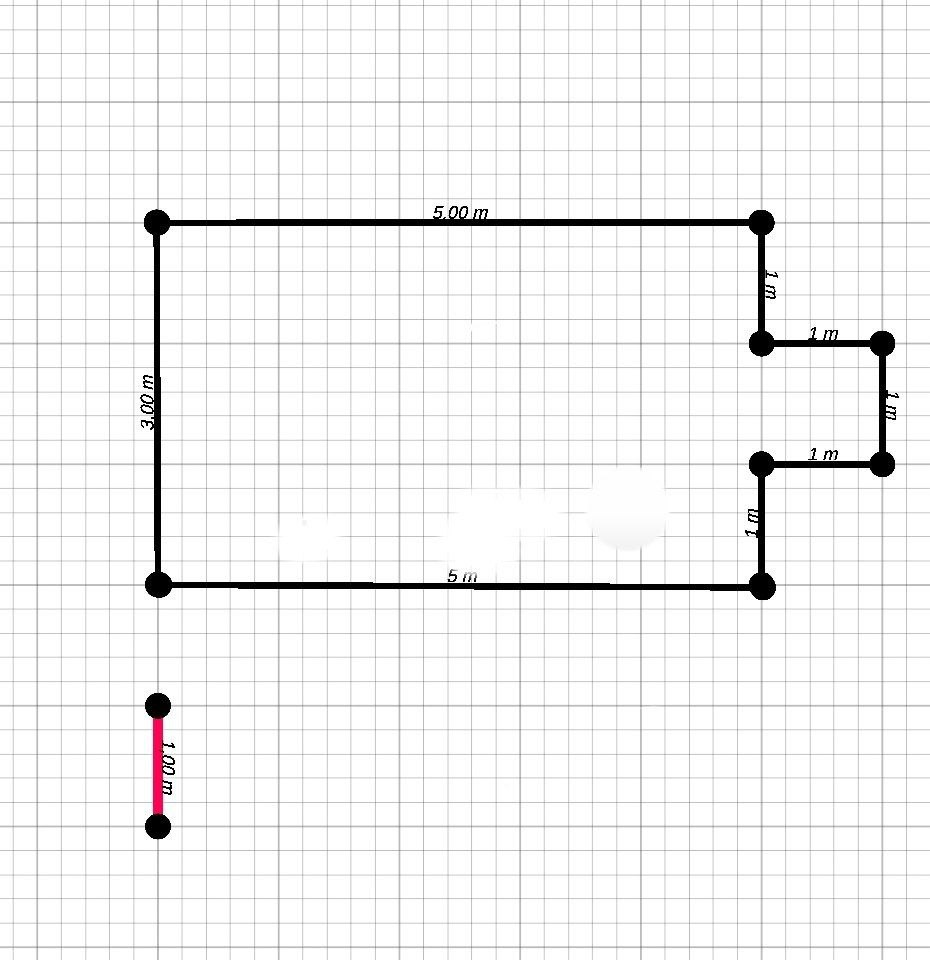
#> input picture test_draw_floor_plan.jpg, 930 x 960 px
$ python delete_grid.py
#> lines starting #> are read from the running program, lines starting #| are printed output that depends on the picture; after the words box and inside, x2 and y2 are one past the last pixel; in counts of white or black regions, pixels touching at a corner belong together
import cv2
import numpy as np

# Загружаем изображение
img = cv2.imread("test_draw_floor_plan.jpg")
#> img is the input picture: shape (960, 930, 3); mean B, G, R 243.2, 243.2, 243.4

# В серый
gray = cv2.cvtColor(img, cv2.COLOR_BGR2GRAY)

# Бинаризация — линии станут чёрные
_, bw = cv2.threshold(gray, 180, 255, cv2.THRESH_BINARY_INV)
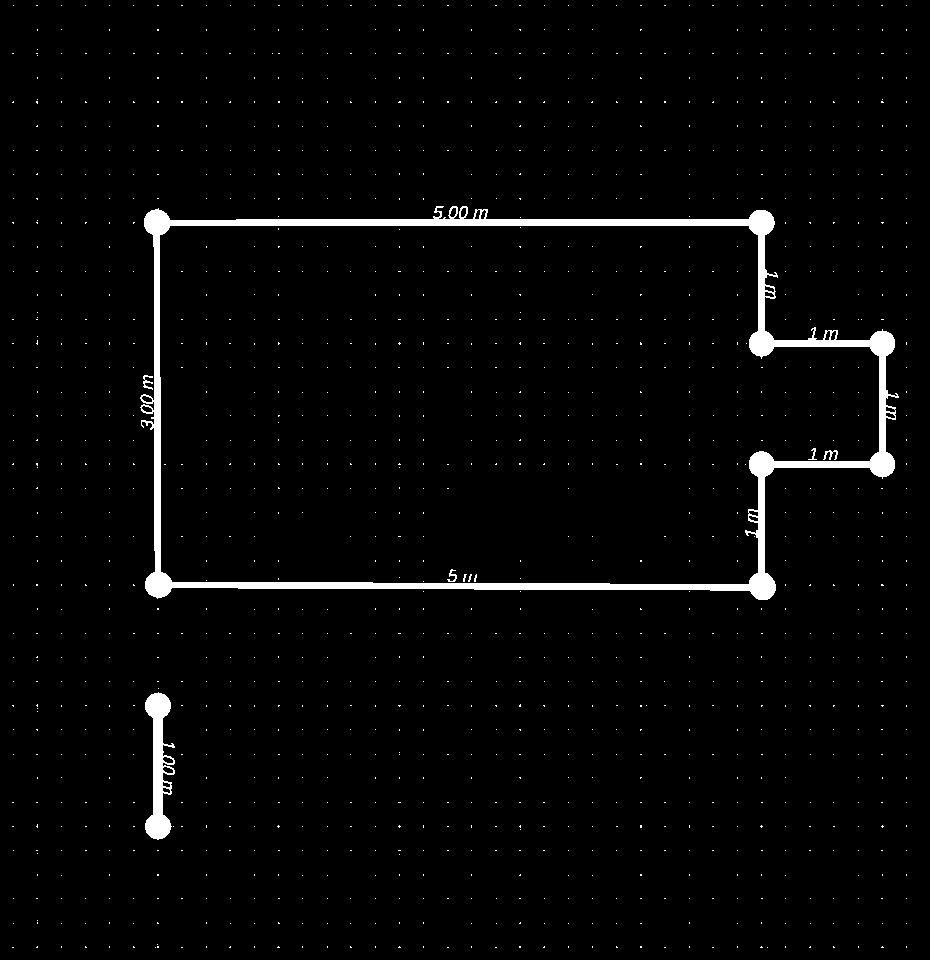
#> bw: shape (960, 930); 2.6% white; 1284 white regions (1278 under 20 px), largest, box (x1, y1, x2, y2) and area: (140, 206, 899, 600) 18569, (145, 692, 175, 840) 2220, (143, 375, 153, 390) 68, (823, 450, 838, 460) 68, (447, 569, 457, 582) 53, (808, 448, 817, 460) 36

# --- Шаг 1: Находим ТОНКИЕ линии ---
kernel_thin = cv2.getStructuringElement(cv2.MORPH_RECT, (20, 20))
thin_lines = cv2.morphologyEx(bw, cv2.MORPH_OPEN, kernel_thin)
#> thin_lines: shape (960, 930); every value is 0

# --- Шаг 2: Удаляем тонкие линии ---
bw_without_grid = cv2.subtract(bw, thin_lines)

# --- Шаг 3: Немного чистим ---
bw_without_grid = cv2.medianBlur(bw_without_grid, 3)
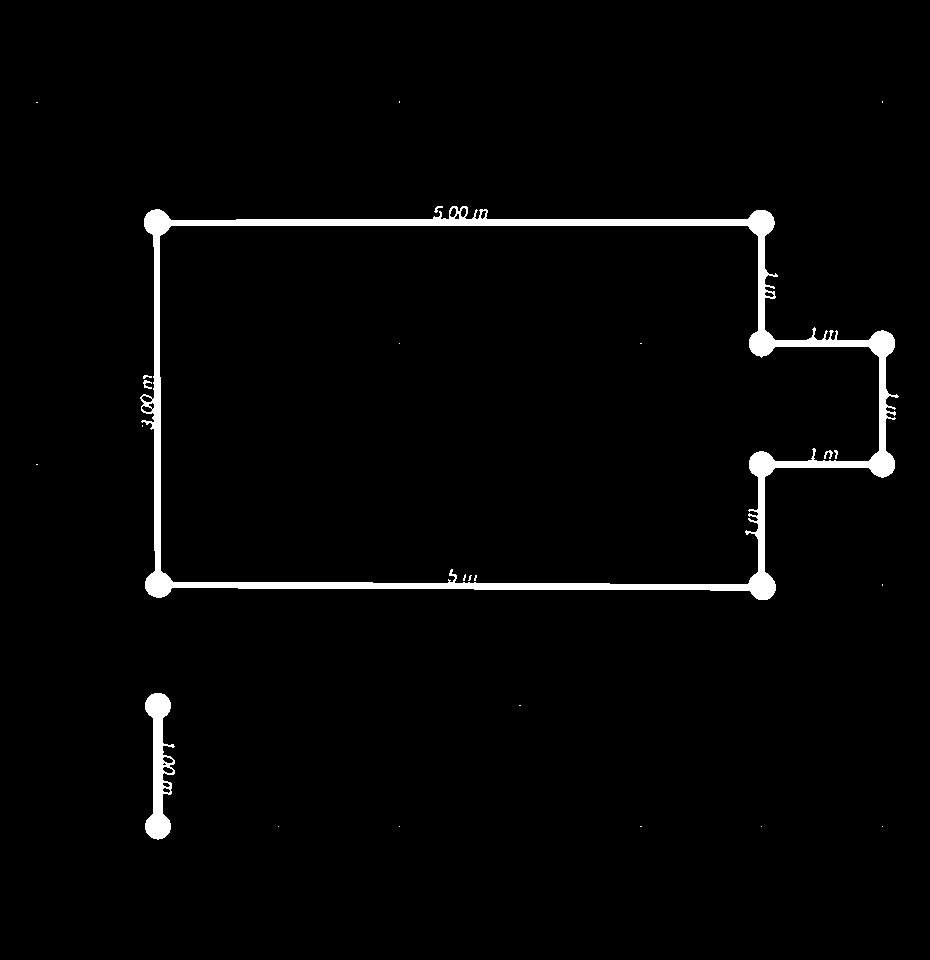
#> bw_without_grid: shape (960, 930); 2.4% white; 24 white regions (17 under 20 px), largest, box (x1, y1, x2, y2) and area: (140, 206, 899, 600) 18699, (145, 693, 175, 840) 2235, (143, 380, 152, 389) 41

# Инвертируем обратно
result = cv2.bitwise_not(bw_without_grid)

cv2.imwrite("test_draw_floor_plan_no_grid.png", result)
print("Готово!")
